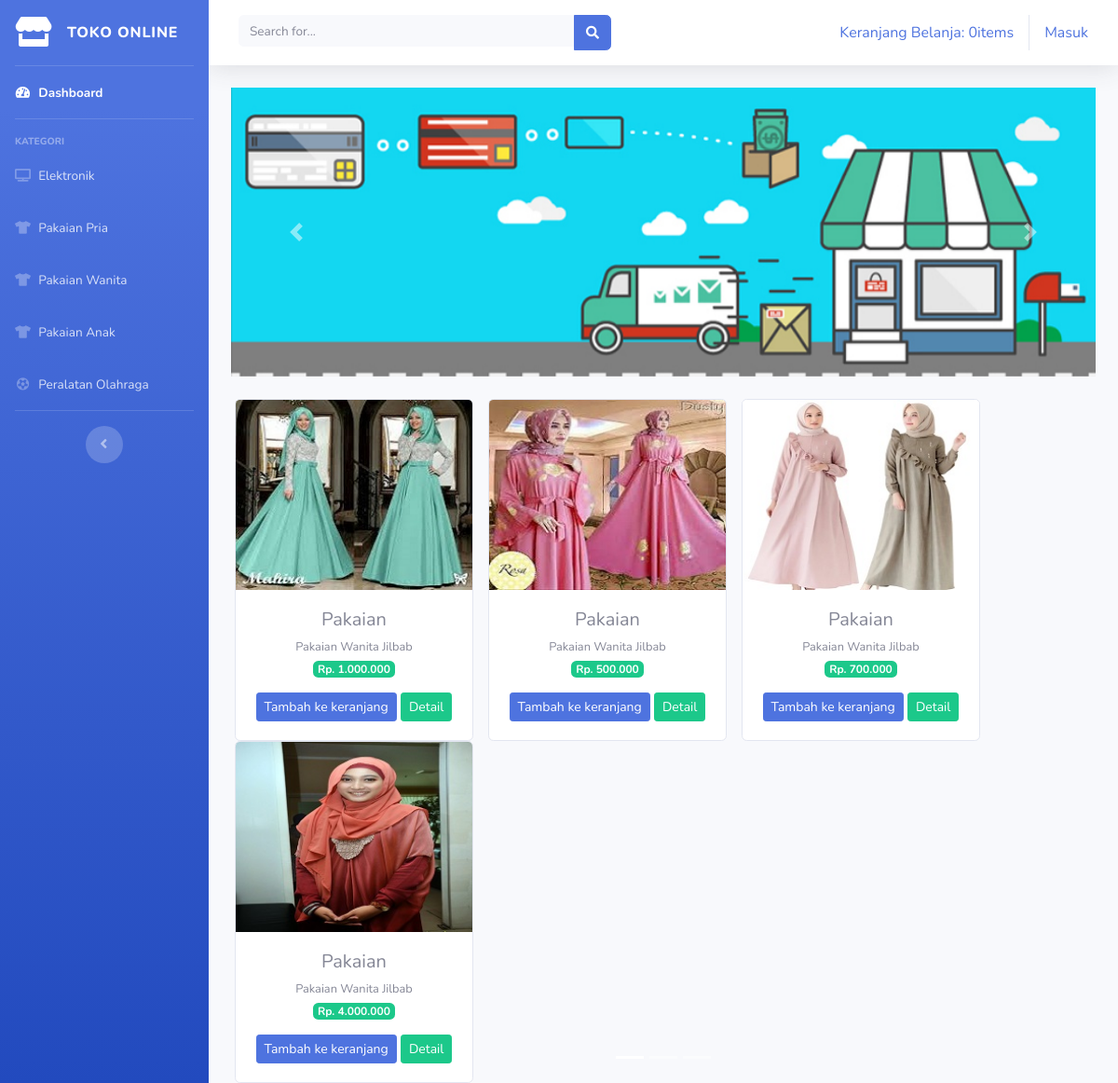
Screenshot of /index.php/kategori/pakaian_wanita with the database file from the repository.
### tables this page shows
CREATE TABLE `tb_barang` (
  `id_brg` int(11) NOT NULL,
  `nama_brg` varchar(120) NOT NULL,
  `keterangan` varchar(225) NOT NULL,
  `kategori` varchar(60) NOT NULL,
  `harga` int(11) NOT NULL,
  `stok` int(4) NOT NULL,
  `gambar` text NOT NULL
);

### application/controllers/kategori.php (called while the page is built, shortened)
<?php
class Kategori extends CI_Controller{
	public function pakaian_wanita()
	{
		$data['pakaian_wanita'] =$this->model_kategori->data_pakaian_wanita()->result();
		$this->load->view('templates/header');
		$this->load->view('templates/sidebar');
		$this->load->view('pakaian_wanita', $data);
		$this->load->view('templates/footer');
	}
}

### index.php (called while the page is built, shortened)
  <?php
require_once BASEPATH.'core/CodeIgniter.php';

### application/models/model_kategori.php (called while the page is built, shortened)
<?php
class Model_kategori extends CI_Model{
public function data_pakaian_wanita()
	{
		return $this->db->get_where("tb_barang",array('kategori' =>
			'pakaian wanita'));
}
}

### application/views/pakaian_wanita.php (the view, shortened to what this page needs)
<div class="container-fluid">
<div id="carouselExampleIndicators" class="carousel slide" data-ride="carousel">
  <ol class="carousel-indicators">
    <li data-target="#carouselExampleIndicators" data-slide-to="0" class="active"></li>
    <li data-target="#carouselExampleIndicators" data-slide-to="1"></li>
    <li data-target="#carouselExampleIndicators" data-slide-to="2"></li>
  </ol>
  <div class="carousel-inner">
    <div class="carousel-item active">
      <img src="<?php echo base_url('assets/img/slider1.jpg') ?>" class="d-block w-100" alt="...">
    </div>
  <a class="carousel-control-prev" href="#carouselExampleIndicators" role="button" data-slide="prev">
    <span class="carousel-control-prev-icon" aria-hidden="true"></span>
  </a>
  <a class="carousel-control-next" href="#carouselExampleIndicators" role="button" data-slide="next">
    <span class="carousel-control-next-icon" aria-hidden="true"></span>
  </a>
</div>
  <div class="row text-center mt-4">
   <?php foreach ($pakaian_wanita as $brg) : ?>
               <div class="card ml-3" style="width: 16rem;">
              <img src="<?php echo base_url().'/uploads/'. $brg->gambar?>" class="card-img-top" alt="...">
               <div class="card-body">
             <h5 class="card-title mb-1"><?php echo $brg->nama_brg ?></h5>
             <small><?php echo $brg->keterangan ?></small><br>
              <span class="badge badge-success mb-3">Rp. <?php echo number_format($brg->harga, 0,',','.') ?></span>             <?php echo anchor('dashboard/tambah_ke_keranjang/'.$brg->id_brg,'<div class="btn btn-sm btn-primary">Tambah ke keranjang</div>')?>
                      <?php echo anchor('dashboard/detail/'.$brg->id_brg,'<div class="btn btn-sm btn-success">Detail</div>')?>
         </div>
       </div>
       <?php endforeach; ?>
          </div>
         </div>

### rows the page displays
tb_barang: gambar (picture), nama_brg "Pakaian", keterangan "Pakaian Wanita Jilbab", harga "1.000.000", id_brg "Tambah ke keranjang", id_brg "Detail"
tb_barang: gambar (picture), nama_brg "Pakaian", keterangan "Pakaian Wanita Jilbab", harga "500.000", id_brg "Tambah ke keranjang", id_brg "Detail"
tb_barang: gambar (picture), nama_brg "Pakaian", keterangan "Pakaian Wanita Jilbab", harga "700.000", id_brg "Tambah ke keranjang", id_brg "Detail"
tb_barang: gambar (picture), nama_brg "Pakaian", keterangan "Pakaian Wanita Jilbab", harga "4.000.000", id_brg "Tambah ke keranjang", id_brg "Detail"

### other values shown
anchor ('dashboard/detail_keranjang',$keranjang) "Keranjang Belanja: 0items"
anchor('auth/login','Masuk') "Masuk"
